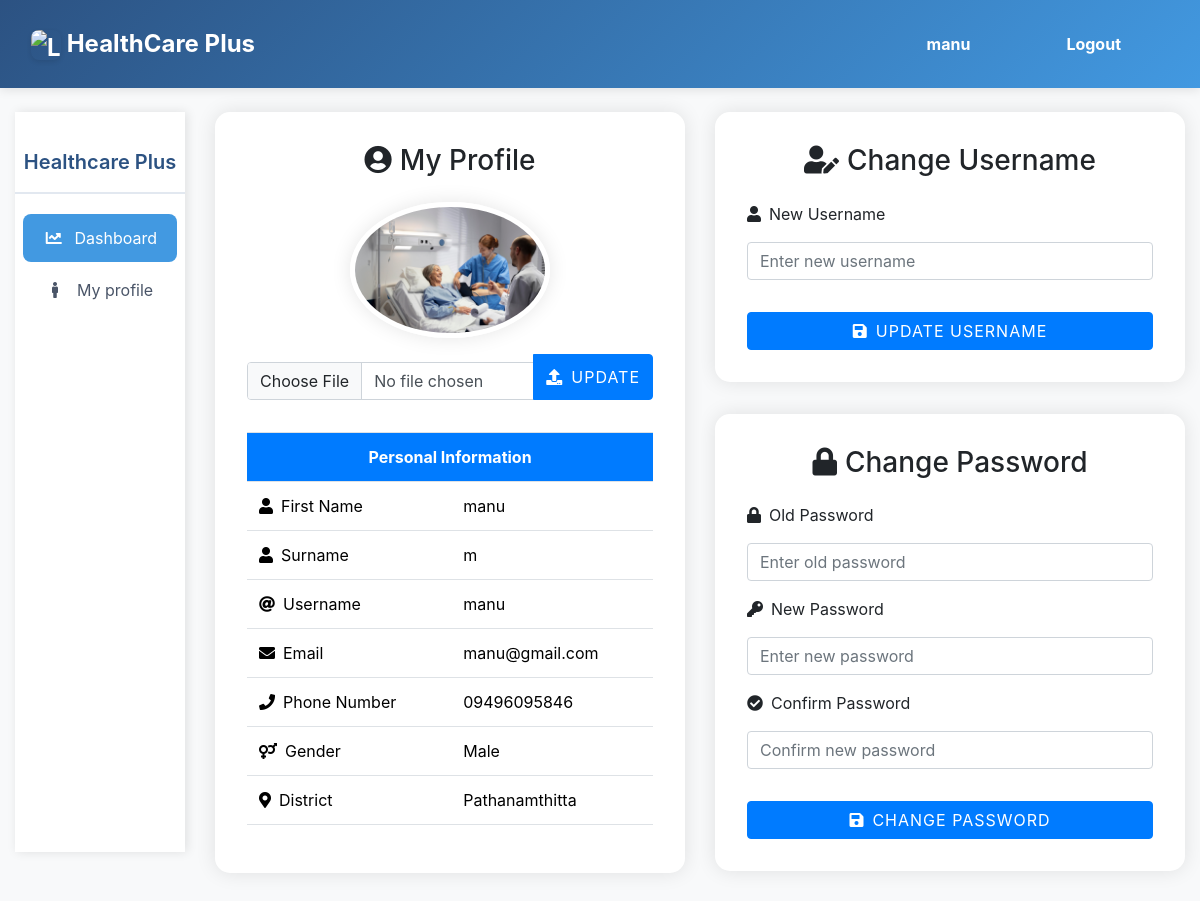
The app's page /patient/profile.php (signed in) with its own data.
### tables this page shows
CREATE TABLE `patient` (
  `id` int(100) NOT NULL,
  `firstname` varchar(100) NOT NULL,
  `surname` varchar(100) NOT NULL,
  `username` varchar(100) NOT NULL,
  `email` varchar(100) NOT NULL,
  `phone` varchar(100) NOT NULL,
  `gender` varchar(100) NOT NULL,
  `district` varchar(100) NOT NULL,
  `password` varchar(100) NOT NULL,
  `date_reg` varchar(100) NOT NULL,
  `profile` varchar(100) NOT NULL
);

### patient/profile.php (the view, shortened to what this page needs)
<!DOCTYPE html>
<html lang="en">
<head>
    <link href="https://cdnjs.cloudflare.com/ajax/libs/font-awesome/6.0.0/css/all.min.css" rel="stylesheet">
    <link rel="stylesheet" href="./css/profile.css">
</head>
<body class="bg-light">
    <?php
    include("../include/header.php");
    include("../include/connection.php");
    ?>
    <div class="container-fluid py-4">
        <div class="row">
            <div class="col-md-2">
                <?php
                include("sidenav.php");
                $patient = $_SESSION['patient'];
                $query = "SELECT * FROM patient WHERE username='$patient'";
                $res = mysqli_query($connect, $query);
                $row = mysqli_fetch_array($res);
                ?>
            </div>
            <div class="col-md-10">
                <div class="row">
                    <div class="col-md-6">
                        <div class="profile-section">
                            <h3 class="text-center mb-4"><i class="fas fa-user-circle me-2"></i>My Profile</h3>
                            <div class="profile-picture">
                                <?php
                                echo "<img src='img/" . $row['profile'] . "' class='img-fluid'>";
                                ?>
                                <form action="profile.php" method="post" enctype="multipart/form-data" class="upload-overlay">
                                    <div class="input-group">
                                        <input type="file" name="img" class="form-control">
                                        <button type="submit" name="upload" class="btn btn-primary btn-custom">
                                            <i class="fas fa-upload me-2"></i>Update
                                        </button>
                                    </div>
                                </form>
                            </div>
                            <table class="table details-table">
                                <tr>
                                    <th colspan="2" class="text-center bg-primary text-white">Personal Information</th>
                                </tr>
                                <tr>
                                    <td><i class="fas fa-user me-2"></i>First Name</td>
                                    <td><?php echo $row['firstname']; ?></td>
                                </tr>
                                <tr>
                                    <td><i class="fas fa-user me-2"></i>Surname</td>
                                    <td><?php echo $row['surname']; ?></td>
                                </tr>
                                <tr>
                                    <td><i class="fas fa-at me-2"></i>Username</td>
                                    <td><?php echo $row['username']; ?></td>
                                </tr>
                                <tr>
                                    <td><i class="fas fa-envelope me-2"></i>Email</td>
                                    <td><?php echo $row['email']; ?></td>
                                </tr>
                                <tr>
                                    <td><i class="fas fa-phone me-2"></i>Phone Number</td>
                                    <td><?php echo $row['phone']; ?></td>
                                </tr>
                                <tr>
                                    <td><i class="fas fa-venus-mars me-2"></i>Gender</td>
                                    <td><?php echo $row['gender']; ?></td>
                                </tr>
                                <tr>
                                    <td><i class="fas fa-map-marker-alt me-2"></i>District</td>
                                    <td><?php echo $row['district']; ?></td>
                                </tr>
                            </table>
                        </div>
                    </div>
                    <div class="col-md-6">
                        <div class="form-section">
                            <h3 class="text-center mb-4"><i class="fas fa-user-edit me-2"></i>Change Username</h3>
                            <form action="profile.php" method="post">
                                <div class="form-group">
                                    <label><i class="fas fa-user me-2"></i>New Username</label>
                                    <input type="text" name="uname" class="form-control" placeholder="Enter new username">
                                </div>
                                <button type="submit" name="update_username" class="btn btn-primary btn-custom w-100 mt-3">
                                    <i class="fas fa-save me-2"></i>Update Username
                                </button>
                            </form>
                        </div>
                        <div class="form-section">
                            <h3 class="text-center mb-4"><i class="fas fa-lock me-2"></i>Change Password</h3>
                            <form action="" method="post">
                                <div class="form-group">
                                    <label><i class="fas fa-lock me-2"></i>Old Password</label>
                                    <input type="password" name="old_pass" class="form-control" placeholder="Enter old password">
                                </div>
                                <div class="form-group">
                                    <label><i class="fas fa-key me-2"></i>New Password</label>
                                    <input type="password" name="new_pass" class="form-control" placeholder="Enter new password">
                                </div>
                                <div class="form-group">
                                    <label><i class="fas fa-check-circle me-2"></i>Confirm Password</label>
                                    <input type="password" name="con_pass" class="form-control" placeholder="Confirm new password">
                                </div>
                                <button type="submit" name="change_password" class="btn btn-primary btn-custom w-100 mt-3">
                                    <i class="fas fa-save me-2"></i>Change Password
                                </button>
                            </form>
                        </div>
                    </div>
                </div>
            </div>
        </div>
    </div>
</body>
</html>

### patient/css/profile.css (style rules this page uses)
.profile-section { background: #ffffff; border-radius: 15px; box-shadow: 0 0 20px rgba(0,0,0,0.1); padding: 2rem; margin-bottom: 2rem; }
.profile-picture { position: relative; text-align: center; margin-bottom: 2rem; }
.profile-picture img { border-radius: 50%; border: 5px solid #fff; box-shadow: 0 0 20px rgba(0,0,0,0.1); max-width: 200px; height: auto; }
.upload-overlay { margin-top: 1rem; }
.details-table { background: #f8f9fa; border-radius: 10px; }
.details-table th, .details-table td { padding: 1rem; border: none; border-bottom: 1px solid #dee2e6; }
.form-section { background: #ffffff; border-radius: 15px; box-shadow: 0 0 20px rgba(0,0,0,0.1); padding: 2rem; margin-bottom: 2rem; }
.form-control { border-radius: 10px; padding: 0.75rem; margin: 0.5rem 0; }
.btn-custom { border-radius: 10px; padding: 0.75rem 2rem; font-weight: 600; text-transform: uppercase; letter-spacing: 1px; }

### patient/sidenav.php (style rules this page uses)
:root { --primary-dark: #2C5282; --primary-light: #4299E1; }

### records on screen
patient: profile (picture), firstname "manu", surname "m", username "manu", email "manu@gmail.com", phone "09496095846", gender "Male", district "Pathanamthitta"

### other values on screen
$_SESSION['patient'] "manu"
